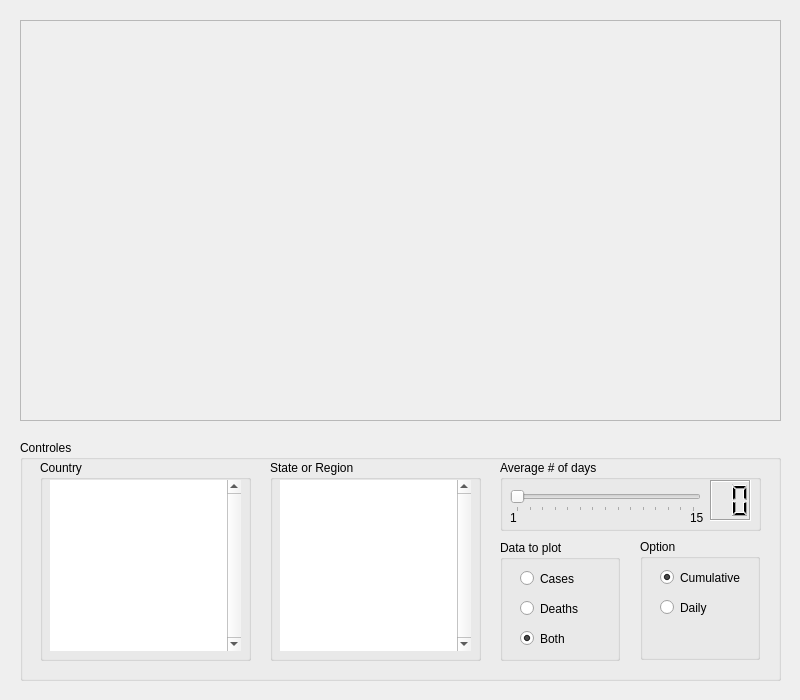
<?xml version="1.0" encoding="UTF-8"?>
<ui version="4.0">
 <author>Luisa Bermeo</author>
 <class>MainWindow</class>
 <widget class="QMainWindow" name="MainWindow">
  <property name="enabled">
   <bool>true</bool>
  </property>
  <property name="geometry">
   <rect>
    <x>0</x>
    <y>0</y>
    <width>800</width>
    <height>700</height>
   </rect>
  </property>
  <property name="windowTitle">
   <string>COVID-19 Data Visualization (Data source: Johns Hopkins University)</string>
  </property>
  <widget class="QWidget" name="centralwidget">
   <widget class="QGroupBox" name="grpControls">
    <property name="geometry">
     <rect>
      <x>20</x>
      <y>440</y>
      <width>761</width>
      <height>241</height>
     </rect>
    </property>
    <property name="title">
     <string>Controles</string>
    </property>
    <widget class="QGroupBox" name="pnlOptions">
     <property name="geometry">
      <rect>
       <x>620</x>
       <y>99</y>
       <width>120</width>
       <height>121</height>
      </rect>
     </property>
     <property name="title">
      <string>Option</string>
     </property>
     <widget class="QRadioButton" name="rdbCumulative">
      <property name="geometry">
       <rect>
        <x>20</x>
        <y>30</y>
        <width>82</width>
        <height>17</height>
       </rect>
      </property>
      <property name="cursor">
       <cursorShape>PointingHandCursor</cursorShape>
      </property>
      <property name="text">
       <string>Cumulative</string>
      </property>
      <property name="checked">
       <bool>true</bool>
      </property>
     </widget>
     <widget class="QRadioButton" name="rdbDaily">
      <property name="geometry">
       <rect>
        <x>20</x>
        <y>60</y>
        <width>82</width>
        <height>17</height>
       </rect>
      </property>
      <property name="cursor">
       <cursorShape>PointingHandCursor</cursorShape>
      </property>
      <property name="text">
       <string>Daily</string>
      </property>
     </widget>
    </widget>
    <widget class="QGroupBox" name="pnlDataPlot">
     <property name="geometry">
      <rect>
       <x>480</x>
       <y>100</y>
       <width>120</width>
       <height>121</height>
      </rect>
     </property>
     <property name="title">
      <string>Data to plot</string>
     </property>
     <widget class="QRadioButton" name="rdbCases">
      <property name="geometry">
       <rect>
        <x>20</x>
        <y>30</y>
        <width>82</width>
        <height>17</height>
       </rect>
      </property>
      <property name="cursor">
       <cursorShape>PointingHandCursor</cursorShape>
      </property>
      <property name="text">
       <string>Cases</string>
      </property>
     </widget>
     <widget class="QRadioButton" name="rdbDeaths">
      <property name="geometry">
       <rect>
        <x>20</x>
        <y>60</y>
        <width>82</width>
        <height>17</height>
       </rect>
      </property>
      <property name="cursor">
       <cursorShape>PointingHandCursor</cursorShape>
      </property>
      <property name="text">
       <string>Deaths</string>
      </property>
     </widget>
     <widget class="QRadioButton" name="rdbBoth">
      <property name="geometry">
       <rect>
        <x>20</x>
        <y>90</y>
        <width>82</width>
        <height>17</height>
       </rect>
      </property>
      <property name="cursor">
       <cursorShape>PointingHandCursor</cursorShape>
      </property>
      <property name="text">
       <string>Both</string>
      </property>
      <property name="checked">
       <bool>true</bool>
      </property>
     </widget>
    </widget>
    <widget class="QGroupBox" name="pnlCuntry">
     <property name="geometry">
      <rect>
       <x>20</x>
       <y>20</y>
       <width>211</width>
       <height>201</height>
      </rect>
     </property>
     <property name="title">
      <string>Country</string>
     </property>
     <widget class="QListWidget" name="listCountries">
      <property name="geometry">
       <rect>
        <x>10</x>
        <y>20</y>
        <width>191</width>
        <height>171</height>
       </rect>
      </property>
      <property name="cursor" stdset="0">
       <cursorShape>PointingHandCursor</cursorShape>
      </property>
      <property name="frameShape">
       <enum>QFrame::NoFrame</enum>
      </property>
      <property name="frameShadow">
       <enum>QFrame::Plain</enum>
      </property>
      <property name="verticalScrollBarPolicy">
       <enum>Qt::ScrollBarAlwaysOn</enum>
      </property>
     </widget>
    </widget>
    <widget class="QGroupBox" name="pnlState">
     <property name="geometry">
      <rect>
       <x>250</x>
       <y>20</y>
       <width>211</width>
       <height>201</height>
      </rect>
     </property>
     <property name="title">
      <string>State or Region</string>
     </property>
     <widget class="QListWidget" name="listStates">
      <property name="geometry">
       <rect>
        <x>10</x>
        <y>20</y>
        <width>191</width>
        <height>171</height>
       </rect>
      </property>
      <property name="cursor" stdset="0">
       <cursorShape>PointingHandCursor</cursorShape>
      </property>
      <property name="frameShape">
       <enum>QFrame::NoFrame</enum>
      </property>
      <property name="frameShadow">
       <enum>QFrame::Plain</enum>
      </property>
      <property name="verticalScrollBarPolicy">
       <enum>Qt::ScrollBarAlwaysOn</enum>
      </property>
     </widget>
    </widget>
    <widget class="QGroupBox" name="groupBox">
     <property name="geometry">
      <rect>
       <x>480</x>
       <y>20</y>
       <width>261</width>
       <height>71</height>
      </rect>
     </property>
     <property name="title">
      <string>Average # of days</string>
     </property>
     <widget class="QSlider" name="sldAverageDays">
      <property name="geometry">
       <rect>
        <x>10</x>
        <y>30</y>
        <width>191</width>
        <height>22</height>
       </rect>
      </property>
      <property name="cursor">
       <cursorShape>PointingHandCursor</cursorShape>
      </property>
      <property name="minimum">
       <number>1</number>
      </property>
      <property name="maximum">
       <number>15</number>
      </property>
      <property name="pageStep">
       <number>1</number>
      </property>
      <property name="orientation">
       <enum>Qt::Horizontal</enum>
      </property>
      <property name="tickPosition">
       <enum>QSlider::TicksBelow</enum>
      </property>
      <property name="tickInterval">
       <number>1</number>
      </property>
     </widget>
     <widget class="QLabel" name="label">
      <property name="geometry">
       <rect>
        <x>10</x>
        <y>50</y>
        <width>16</width>
        <height>16</height>
       </rect>
      </property>
      <property name="text">
       <string>1</string>
      </property>
      <property name="alignment">
       <set>Qt::AlignLeading|Qt::AlignLeft|Qt::AlignVCenter</set>
      </property>
     </widget>
     <widget class="QLabel" name="label_2">
      <property name="geometry">
       <rect>
        <x>190</x>
        <y>50</y>
        <width>16</width>
        <height>16</height>
       </rect>
      </property>
      <property name="text">
       <string>15</string>
      </property>
      <property name="alignment">
       <set>Qt::AlignLeading|Qt::AlignLeft|Qt::AlignVCenter</set>
      </property>
     </widget>
     <widget class="QLCDNumber" name="lcdRange">
      <property name="geometry">
       <rect>
        <x>210</x>
        <y>20</y>
        <width>41</width>
        <height>41</height>
       </rect>
      </property>
      <property name="frameShape">
       <enum>QFrame::Box</enum>
      </property>
      <property name="frameShadow">
       <enum>QFrame::Sunken</enum>
      </property>
      <property name="digitCount">
       <number>2</number>
      </property>
     </widget>
    </widget>
   </widget>
   <widget class="QFrame" name="pnlPlot">
    <property name="geometry">
     <rect>
      <x>20</x>
      <y>20</y>
      <width>761</width>
      <height>401</height>
     </rect>
    </property>
    <property name="frameShape">
     <enum>QFrame::StyledPanel</enum>
    </property>
    <property name="frameShadow">
     <enum>QFrame::Raised</enum>
    </property>
   </widget>
  </widget>
 </widget>
 <layoutdefault spacing="6" margin="10"/>
 <resources/>
 <connections/>
 <designerdata>
  <property name="gridDeltaX">
   <number>10</number>
  </property>
  <property name="gridDeltaY">
   <number>10</number>
  </property>
  <property name="gridSnapX">
   <bool>true</bool>
  </property>
  <property name="gridSnapY">
   <bool>true</bool>
  </property>
  <property name="gridVisible">
   <bool>true</bool>
  </property>
 </designerdata>
</ui>
